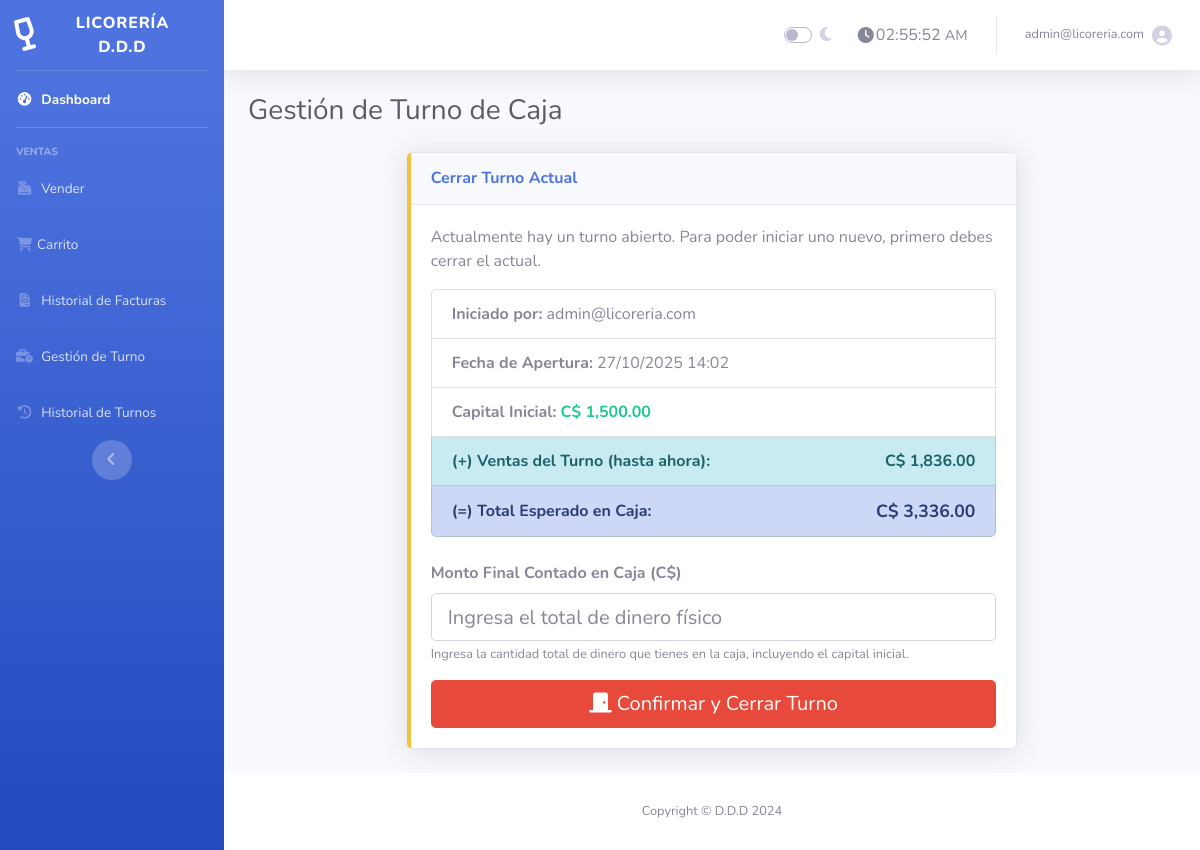
Screenshot of /gestion_turno.php (signed in) with the database file from the repository.
### tables this page shows
CREATE TABLE `turnos_caja` (
  `id` int(11) NOT NULL AUTO_INCREMENT,
  `usuario_id` int(11) NOT NULL,
  `capital_inicial` decimal(10,2) NOT NULL,
  `total_ventas_calculado` decimal(10,2) DEFAULT NULL,
  `monto_final_real` decimal(10,2) DEFAULT NULL,
  `diferencia` decimal(10,2) DEFAULT NULL,
  `fecha_apertura` datetime NOT NULL DEFAULT current_timestamp(),
  `fecha_cierre` datetime DEFAULT NULL,
  `estado` enum('abierto','cerrado') NOT NULL DEFAULT 'abierto',
  PRIMARY KEY (`id`),
  KEY `usuario_id` (`usuario_id`),
  CONSTRAINT `turnos_caja_ibfk_1` FOREIGN KEY (`usuario_id`) REFERENCES `usuarios` (`id`) ON DELETE NO ACTION ON UPDATE CASCADE
);

CREATE TABLE `usuarios` (
  `id` int(11) NOT NULL AUTO_INCREMENT,
  `nombre` varchar(100) NOT NULL,
  `email` varchar(100) NOT NULL,
  `password` varchar(255) NOT NULL,
  `rol` enum('admin','empleado') DEFAULT 'empleado',
  `creado_en` timestamp NOT NULL DEFAULT current_timestamp(),
  PRIMARY KEY (`id`),
  UNIQUE KEY `email` (`email`)
);

### gestion_turno.php (the view, shortened to what this page needs)
<?php
require 'conexion.php';
$turno_abierto = null;
$query_turno = "SELECT t.*, u.email as nombre_usuario FROM turnos_caja t JOIN usuarios u ON t.usuario_id = u.id WHERE t.estado = 'abierto' LIMIT 1";
$resultado_turno = $conexion->query($query_turno);
if ($resultado_turno->num_rows > 0) {
    $turno_abierto = $resultado_turno->fetch_assoc();
    $stmt_ventas = $conexion->prepare("SELECT SUM(total) as total_ventas FROM facturas WHERE turno_id = ?");
    $stmt_ventas->bind_param("i", $turno_abierto['id']);
    $stmt_ventas->execute();
    $total_ventas_actual = $stmt_ventas->get_result()->fetch_assoc()['total_ventas'] ?? 0;
    $total_esperado_actual = $turno_abierto['capital_inicial'] + $total_ventas_actual;
}
include 'empleado_header.php';
?>
<h1 class="h3 mb-4 text-gray-800">Gestión de Turno de Caja</h1>
<div class="row">
    <div class="col-lg-8 mx-auto">
        <?php if ($turno_abierto): ?>
            <div class="card shadow mb-4 border-left-warning">
                <div class="card-header py-3">
                    <h6 class="m-0 font-weight-bold text-primary">Cerrar Turno Actual</h6>
                </div>
                <div class="card-body">
                    <p>Actualmente hay un turno abierto. Para poder iniciar uno nuevo, primero debes cerrar el actual.</p>
                    <ul class="list-group mb-4">
                        <li class="list-group-item"><strong>Iniciado por:</strong> <?php echo htmlspecialchars($turno_abierto['nombre_usuario']); ?></li>
                        <li class="list-group-item"><strong>Fecha de Apertura:</strong> <?php echo date('d/m/Y H:i', strtotime($turno_abierto['fecha_apertura'])); ?></li>
                        <li class="list-group-item"><strong>Capital Inicial:</strong> <span class="font-weight-bold text-success">C$ <?php echo number_format($turno_abierto['capital_inicial'], 2); ?></span></li>
                        <li class="list-group-item list-group-item-info d-flex justify-content-between align-items-center">
                            <strong>(+) Ventas del Turno (hasta ahora):</strong>
                            <span class="font-weight-bold">C$ <?php echo number_format($total_ventas_actual, 2); ?></span>
                        </li>
                        <li class="list-group-item list-group-item-primary d-flex justify-content-between align-items-center">
                            <strong>(=) Total Esperado en Caja:</strong>
                            <span class="font-weight-bold" style="font-size: 1.1rem;">C$ <?php echo number_format($total_esperado_actual, 2); ?></span>
                        </li>
                    </ul>
                    <form action="turno_handler.php" method="POST" onsubmit="return confirm('¿Estás seguro de que quieres cerrar el turno? Esta acción no se puede deshacer.');">
                        <div class="form-group">
                            <label for="monto_final_real" class="font-weight-bold">Monto Final Contado en Caja (C$)</label>
                            <input type="number" class="form-control form-control-lg" id="monto_final_real" name="monto_final_real" step="0.01" required placeholder="Ingresa el total de dinero físico">
                            <small class="form-text text-muted">Ingresa la cantidad total de dinero que tienes en la caja, incluyendo el capital inicial.</small>
                        </div>
                        <button type="submit" class="btn btn-danger btn-lg btn-block">
                            <i class="fas fa-door-closed"></i> Confirmar y Cerrar Turno
                        </button>
                    </form>
                </div>
            </div>
        <?php endif; ?>
    </div>
</div>
<?php include 'empleado_footer.php'; ?>

### rows the page displays
turnos_caja: usuario.email "admin@licoreria.com", fecha_apertura "27/10/2025 14:02", capital_inicial "1,500.00"

### other values shown
$_SESSION['usuario'] "admin@licoreria.com"
$total_ventas_actual "1,836.00"
$total_esperado_actual "3,336.00"
